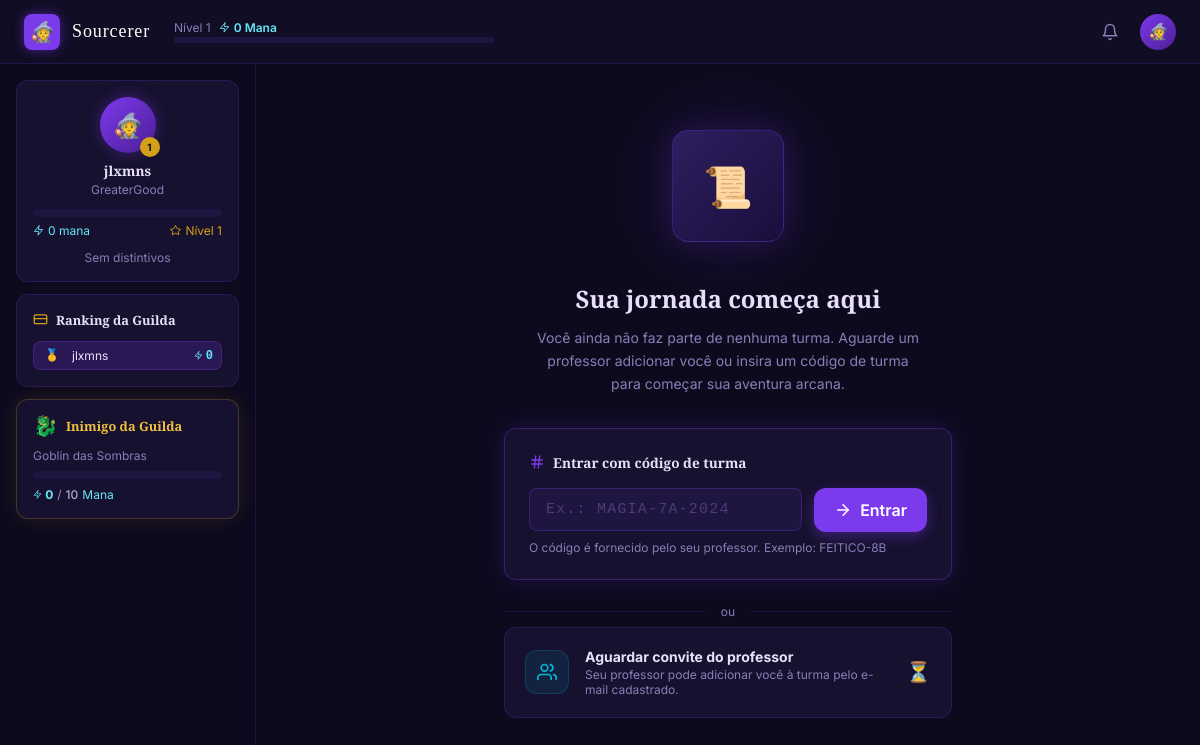
/students/sem-guilda/ (signed in), run on an earlier commit of the app's database.
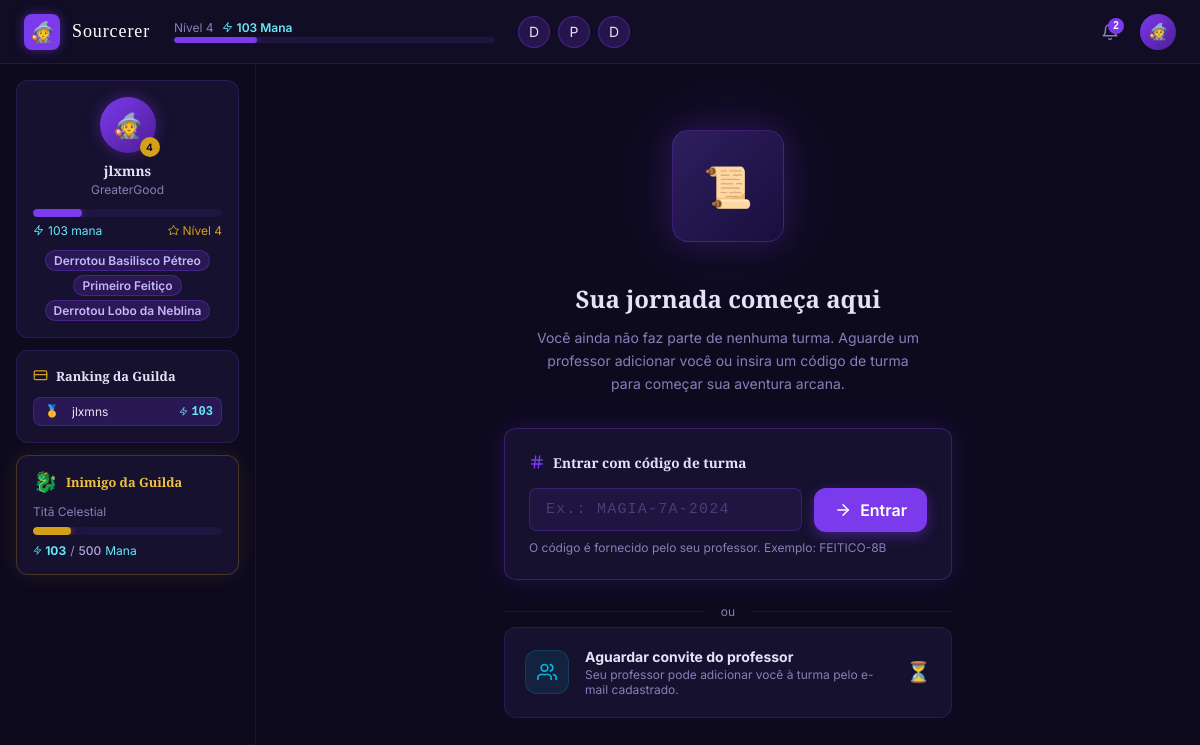
And on a later commit of the database.
### accounts/models.py (models this page shows, shortened)
class StudentProfile(TimeStampedModel):
    user = models.OneToOneField(
        User,
        on_delete=models.CASCADE,
        related_name='student_profile',
        limit_choices_to={'role': User.Role.STUDENT}
    )
    avatar = models.ForeignKey(
        Avatar,
        on_delete=models.SET_NULL,
        null=True,
        blank=True,
        related_name='student_profiles'
    )
    mana = models.PositiveIntegerField(default=0)
    level = models.PositiveIntegerField(default=1)
    @property
    def mana_to_next_level(self):
        return 10 * (self.level + 1)
    @property
    def mana_progress_in_level(self):
        if self.level <= 1:
            return self.mana
        spent = 10 * (self.level * (self.level + 1) // 2 - 1)
        return self.mana - spent
    def level_progress_percent(self):
        needed = self.mana_to_next_level
        earned = self.mana_progress_in_level
        return min(100, int(earned / needed * 100)) if needed > 0 else 0

class User(AbstractUser):
    class Role(models.TextChoices):
        STUDENT = 'student', 'Aluno'
        TEACHER = 'teacher', 'Professor'
        ADMIN = 'admin', 'Administrador'
    role = models.CharField(max_length=10, choices=Role.choices, default=Role.STUDENT)
    def is_student(self):
        return self.role == self.Role.STUDENT

### classes/models.py (models this page shows, shortened)
class GuildFoeProgress(models.Model):
    guild = models.ForeignKey(
        Guild, on_delete=models.CASCADE, related_name='foe_progresses'
    )
    foe = models.ForeignKey(
        PowerfulFoe, on_delete=models.CASCADE, related_name='guild_progresses'
    )
    defeated = models.BooleanField(default=False)
    defeated_at = models.DateTimeField(null=True, blank=True)
    total_mana_contributed = models.PositiveIntegerField(default=0)
    class Meta:
        verbose_name = 'Progresso contra Inimigo'
        verbose_name_plural = 'Progressos contra Inimigos'
        unique_together = ('guild', 'foe')

class PowerfulFoe(models.Model):
    name = models.CharField(max_length=100)
    hp = models.PositiveIntegerField(
        help_text='HP base do inimigo. Mana necessário = hp * número de alunos da guilda'
    )
    image = models.ImageField(upload_to='foes/', blank=True)
    description = models.TextField(blank=True)
    order = models.PositiveIntegerField(
        unique=True, help_text='Ordem de aparição (menor = enfrentado primeiro)'
    )
    badge = models.ForeignKey(
        'content.Badge',
        on_delete=models.SET_NULL,
        null=True, blank=True,
        related_name='powerful_foes',
        help_text='Distintivo concedido a todos os membros ao derrotar este inimigo'
    )
    class Meta:
        verbose_name = 'Poderoso Inimigo'
        verbose_name_plural = 'Poderosos Inimigos'
        ordering = ('order',)
    def mana_required(self, num_students: int) -> int:
        return self.hp * num_students

### content/models.py (models this page shows, shortened)
class UserBadge(TimeStampedModel):
    class DisplayOrder(models.IntegerChoices):
        SLOT_1 = 1, 'Slot 1'
        SLOT_2 = 2, 'Slot 2'
        SLOT_3 = 3, 'Slot 3'
    student = models.ForeignKey(
        'accounts.StudentProfile',
        on_delete=models.CASCADE,
        related_name='badges'
    )
    badge = models.ForeignKey(
        Badge, on_delete=models.CASCADE, related_name='user_badges'
    )
    display_order = models.PositiveSmallIntegerField(
        null=True, blank=True, choices=DisplayOrder.choices,
        help_text='Posição de exibição no perfil (1-3). Deixe vazio para não exibir.'
    )
    class Meta:
        verbose_name = 'Distintivo do Aluno'
        verbose_name_plural = 'Distintivos do Aluno'
        unique_together = ('student', 'badge')

class Badge(models.Model):
    class ConditionType(models.TextChoices):
        GRIMOIRE_COMPLETE = 'grimoire_complete', 'Completar um Grimório'
        SPELL_COMPLETE = 'spell_complete', 'Completar um Feitiço'
        SPELL_COUNT = 'spell_count', 'Completar N feitiços'
        HARD_SPELL_COMPLETE = 'hard_spell_complete', 'Completar um feitiço difícil'
        LEVEL_REACHED = 'level_reached', 'Alcançar nível N'
        MANA_REACHED = 'mana_reached', 'Acumular N de mana'
        FOE_DEFEATED = 'foe_defeated', 'Derrotar um inimigo poderoso'
    name = models.CharField(max_length=100)
    image = models.ImageField(upload_to='badges/', blank=True)
    description = models.TextField(blank=True)
    condition_type = models.CharField(
        max_length=30, choices=ConditionType.choices
    )
    condition_value = models.CharField(
        max_length=100,
        help_text='Valor específico para a condição (ex: ID do grimório, número de feitiços, nível)'
    )
    class Meta:
        verbose_name = 'Distintivo'
        verbose_name_plural = 'Distintivos'

### students/views.py (the view)
# urls.py: path("sem-guilda/", views.no_guild, name="no_guild"),
@login_required
def no_guild(request):
    if not request.user.is_student():
        messages.error(request, "Acesso restrito a alunos.")
        return redirect("login")
    student = request.user.student_profile
    return render(request, "students/no_guild.html", {"student": student})

### classes/models.py (called while the page is built)
    def student_count(self):
        return self.memberships.count()

    def total_mana(self):
        return self.memberships.aggregate(
            total=Sum('student__mana')
        )['total'] or 0

    def current_foe(self):
        return self.foe_progresses.filter(defeated=False).select_related('foe').first()

    def ranking(self):
        from accounts.models import StudentProfile
        return StudentProfile.objects.filter(
            guild_memberships__guild=self
        ).order_by('-mana', 'created_at')

### templates/students/no_guild.html (shortened to what this page needs)
{% extends 'base.html' %}
{% load static %}
{% block extra_head %}
  <link rel="stylesheet" href="{% static 'css/student.css' %}">
{% endblock %}
{% block body_class %}student-page{% endblock %}
{% block content %}
  {% include 'components/student_header.html' %}
  <div class="student-layout">
    <div class="student-layout__sidebar">
      {% include 'components/student_sidebar.html' %}
    </div>
    <main class="student-layout__main no-guild">
      <div class="no-guild__illustration">
        <div class="no-guild__glow"></div>
        <div class="no-guild__icon-box">📜</div>
      </div>
      <h1 class="no-guild__title">Sua jornada começa aqui</h1>
      <p class="no-guild__text">
        Você ainda não faz parte de nenhuma turma. Aguarde um professor adicionar você ou insira um código de turma para começar sua aventura arcana.
      </p>
      <div class="no-guild__card no-guild__card--glow">
        <div class="no-guild__card-header">
          <svg width="16" height="16" viewBox="0 0 24 24" fill="none" stroke="#7c3aed" stroke-width="2" stroke-linecap="round" stroke-linejoin="round"><line x1="4" y1="9" x2="20" y2="9"/><line x1="4" y1="15" x2="20" y2="15"/><line x1="10" y1="3" x2="8" y2="21"/><line x1="16" y1="3" x2="14" y2="21"/></svg>
          <span>Entrar com código de turma</span>
        </div>
        <form class="no-guild__code-form"
              hx-post="{% url 'classes:join_guild' %}"
              hx-target="body"
              hx-swap="outerHTML"
              hx-push-url="true">
          <div class="no-guild__code-input-wrap">
            <input type="text"
                   name="code"
                   class="no-guild__code-input"
                   placeholder="Ex.: MAGIA-7A-2024"
                   maxlength="16"
                   required>
          </div>
          <button type="submit" class="btn-submit no-guild__code-btn">
            <svg width="18" height="18" viewBox="0 0 24 24" fill="none" stroke="currentColor" stroke-width="2" stroke-linecap="round" stroke-linejoin="round"><line x1="5" y1="12" x2="19" y2="12"/><polyline points="12 5 19 12 12 19"/></svg>
            Entrar
          </button>
        </form>
        <p class="no-guild__hint">
          O código é fornecido pelo seu professor. Exemplo: <span class="no-guild__hint-ex">FEITICO-8B</span>
        </p>
      </div>
      <div class="no-guild__divider">
        <div class="no-guild__divider-line"></div>
        <span class="no-guild__divider-text">ou</span>
        <div class="no-guild__divider-line"></div>
      </div>
      <div class="no-guild__card no-guild__card--invite">
        <div class="no-guild__invite-icon">
          <svg width="20" height="20" viewBox="0 0 24 24" fill="none" stroke="#06b6d4" stroke-width="2" stroke-linecap="round" stroke-linejoin="round"><path d="M17 21v-2a4 4 0 0 0-4-4H5a4 4 0 0 0-4 4v2"/><circle cx="9" cy="7" r="4"/><path d="M23 21v-2a4 4 0 0 0-3-3.87"/><path d="M16 3.13a4 4 0 0 1 0 7.75"/></svg>
        </div>
        <div class="no-guild__invite-text">
          <strong>Aguardar convite do professor</strong>
          <span>Seu professor pode adicionar você à turma pelo e-mail cadastrado.</span>
        </div>
        <span class="no-guild__invite-emoji">⏳</span>
      </div>
    </main>
  </div>
{% endblock %}

### templates/components/student_header.html (shortened to what this page needs)
{% load static %}
<header class="student-header">
  <div class="student-header__left">
    <a href="{% url 'dashboard:student_dashboard' %}" class="student-header__logo">
      <div class="student-header__logo-icon">🧙</div>
      <span class="student-header__logo-text">Sourcerer</span>
    </a>
  </div>
  <div class="student-header__xp-section">
    <div class="student-header__xp-labels">
      <span class="student-header__level">Nível {{ student.level }}</span>
      <span class="student-header__xp-num">
        <svg width="11" height="11" viewBox="0 0 24 24" fill="none" stroke="currentColor" stroke-width="2" stroke-linecap="round" stroke-linejoin="round"><polygon points="13 2 3 14 12 14 11 22 21 10 12 10 13 2"/></svg>
        {{ student.mana }} Mana
      </span>
    </div>
    <div class="student-header__xp-bar">
      <div class="student-header__xp-fill" style="width:{{ student.level_progress_percent }}%"></div>
    </div>
  </div>
  <div class="student-header__badges">
    {% for ub in equipped_badges %}
      <div class="student-header__badge" title="{{ ub.badge.name }}">
        {% if ub.badge.image %}
          <img src="{{ ub.badge.image.url }}" alt="{{ ub.badge.name }}">
        {% else %}
          {{ ub.badge.name|first }}
        {% endif %}
      </div>
    {% endfor %}
  </div>
  <div class="student-header__actions">
    <button class="student-header__bell"
            hx-get="{% url 'notifications:list' %}"
            hx-target="#notification-dropdown"
            hx-swap="innerHTML"
            onclick="this.nextElementSibling.classList.toggle('notification-dropdown--open')"
            aria-label="Notificações">
      <svg width="18" height="18" viewBox="0 0 24 24" fill="none" stroke="currentColor" stroke-width="2" stroke-linecap="round" stroke-linejoin="round"><path d="M6 8a6 6 0 0 1 12 0c0 7 3 9 3 9H3s3-2 3-9"/><path d="M10.3 21a1.94 1.94 0 0 0 3.4 0"/></svg>
      {% if unread_count > 0 %}
        <span class="student-header__bell-dot">{{ unread_count }}</span>
      {% endif %}
    </button>
    <div class="student-header__avatar-wrapper"
         x-data="{ open: false }">
      <button class="student-header__avatar"
              @click="open = !open"
              @keydown.escape="open = false"
              aria-haspopup="true"
              :aria-expanded="open">
        🧙
      </button>
    </div>
  </div>
</header>

### templates/components/student_sidebar.html
<aside class="sidebar">
  <div class="sidebar__profile">
    <div class="sidebar__avatar-section">
      <div class="sidebar__avatar">🧙</div>
      {% if student.level %}
        <div class="sidebar__level-badge">{{ student.level }}</div>
      {% endif %}
    </div>
    <p class="sidebar__name">{{ request.user.first_name|default:request.user.username }}</p>
    <p class="sidebar__guild">
      {% if membership %}
        {{ membership.guild.name }}
      {% else %}
        Sem turma
      {% endif %}
    </p>
    <div class="sidebar__xp-section">
      <div class="sidebar__xp-bar">
        <div class="sidebar__xp-fill" style="width:{{ student.level_progress_percent }}%"></div>
      </div>
      <div class="sidebar__stats">
        <span class="sidebar__stat">
          <svg width="11" height="11" viewBox="0 0 24 24" fill="none" stroke="currentColor" stroke-width="2" stroke-linecap="round" stroke-linejoin="round"><polygon points="13 2 3 14 12 14 11 22 21 10 12 10 13 2"/></svg>
          {{ student.mana }} mana
        </span>
        <span class="sidebar__stat sidebar__stat--gold">
          <svg width="11" height="11" viewBox="0 0 24 24" fill="none" stroke="currentColor" stroke-width="2" stroke-linecap="round" stroke-linejoin="round"><polygon points="12 2 16.5 8.5 23 9.5 18 14.5 19.5 21 12 18 4.5 21 6 14.5 1 9.5 7.5 8.5 12 2"/></svg>
          Nível {{ student.level }}
        </span>
      </div>
    </div>
    <div class="sidebar__badges">
      {% if equipped_badges %}
        {% for ub in equipped_badges %}
          <span class="badge badge--purple">{{ ub.badge.name }}</span>
        {% endfor %}
      {% else %}
        <p class="sidebar__no-badges">Sem distintivos</p>
      {% endif %}
    </div>
  </div>
  {% if membership %}
    <div class="sidebar__card">
      <div class="sidebar__card-header">
        <svg width="15" height="15" viewBox="0 0 24 24" fill="none" stroke="#d4a017" stroke-width="2" stroke-linecap="round" stroke-linejoin="round"><rect x="2" y="3" width="20" height="14" rx="2"/><line x1="2" y1="9" x2="22" y2="9"/></svg>
        <span class="sidebar__card-title">Ranking da Guilda</span>
      </div>
      {% if guild_ranking %}
        {% for entry in guild_ranking|slice:":5" %}
          <div class="sidebar__rank-item{% if entry.is_me %} sidebar__rank-item--me{% endif %}">
            <span class="sidebar__rank-pos">
              {% if entry.position == 1 %}🥇{% elif entry.position == 2 %}🥈{% elif entry.position == 3 %}🥉{% else %}#{{ entry.position }}{% endif %}
            </span>
            <span class="sidebar__rank-name">{{ entry.student.user.first_name|default:entry.student.user.username }}</span>
            <span class="sidebar__rank-xp">
              <svg width="9" height="9" viewBox="0 0 24 24" fill="none" stroke="currentColor" stroke-width="2" stroke-linecap="round" stroke-linejoin="round"><polygon points="13 2 3 14 12 14 11 22 21 10 12 10 13 2"/></svg>
              {{ entry.student.mana }}
            </span>
          </div>
        {% endfor %}
      {% endif %}
    </div>
    {% if current_foe %}
      <div class="sidebar__card sidebar__card--gold">
        <div class="sidebar__card-header">
          <span class="sidebar__card-icon">🐉</span>
          <span class="sidebar__card-title sidebar__card-title--gold">Inimigo da Guilda</span>
        </div>
        <p class="sidebar__foe-name">{{ current_foe.foe.name }}</p>
        <div class="sidebar__foe-bar">
          <div class="sidebar__foe-fill" style="width:{{ foe_progress_percent }}%"></div>
        </div>
        <p class="sidebar__foe-sub">
          <span class="sidebar__foe-amount">
            <svg width="9" height="9" viewBox="0 0 24 24" fill="none" stroke="currentColor" stroke-width="2" stroke-linecap="round" stroke-linejoin="round"><polygon points="13 2 3 14 12 14 11 22 21 10 12 10 13 2"/></svg>
            {{ guild_total_mana }}
          </span>
          <span class="sidebar__foe-sep" aria-hidden="true">/</span>
          <span class="sidebar__foe-required">{{ foe_mana_required }}</span>
          <span class="sidebar__foe-label">Mana</span>
        </p>
      </div>
    {% endif %}
  {% endif %}
</aside>

What changed in the data, as far as the page shows it:
no longer on this page (row edited): GuildFoeProgress: foe.name "Goblin das Sombras"
changed StudentProfile "jlxmns": level "1" → "4"; mana "0" → "103"; student.mana "0" → "103"
added UserBadge: badge.name|first "D", badge.name "Derrotou Basilisco Pétreo"
added UserBadge: badge.name|first "P", badge.name "Primeiro Feitiço"
added UserBadge: badge.name|first "D", badge.name "Derrotou Lobo da Neblina"
now on this page (row unchanged): GuildFoeProgress: foe.name "Titã Celestial"
Also different on the page:
{{ unread_count }}: (not shown) → "2"
{{ guild_total_mana }}: "0" → "103"
{{ foe_mana_required }}: "10" → "500"
text no longer shown: "Sem distintivos"
